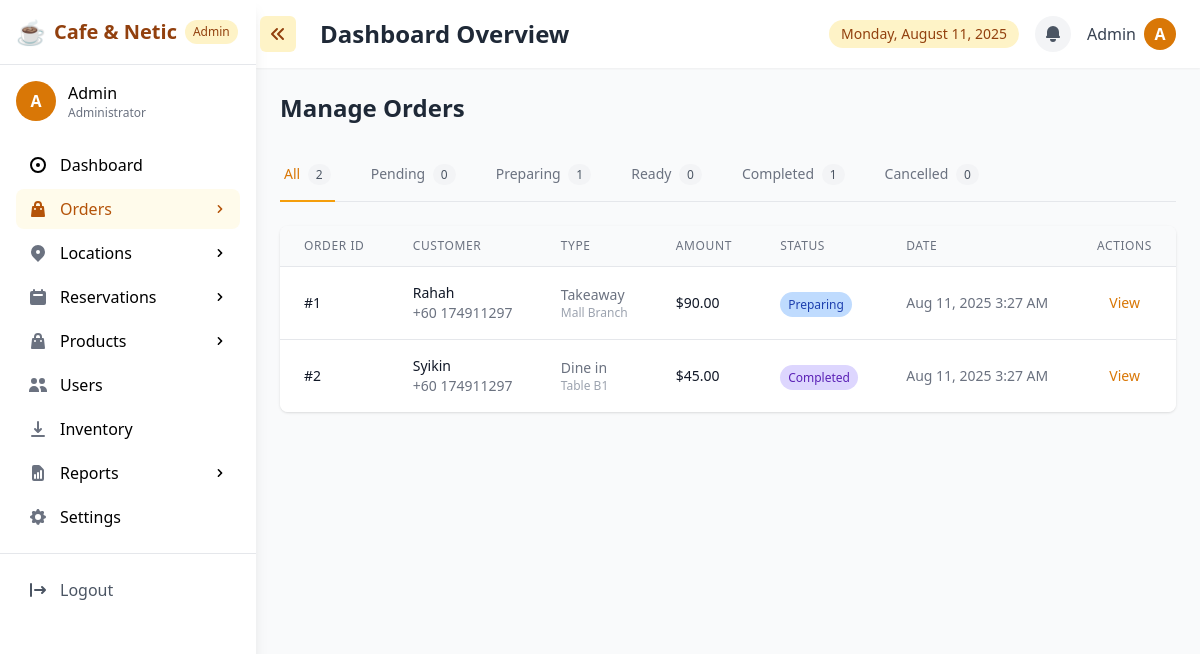
Page /admin/admin_orders.php (signed in) on the committed database.
### tables this page shows
CREATE TABLE `orders` (
  `order_id` int(11) NOT NULL,
  `customer_name` varchar(100) NOT NULL,
  `phone` varchar(20) NOT NULL,
  `email` varchar(100) DEFAULT NULL,
  `order_type` enum('dine_in','takeaway','delivery') NOT NULL,
  `table_number` varchar(11) DEFAULT NULL,
  `pickup_location_id` int(11) DEFAULT NULL,
  `delivery_address` text DEFAULT NULL,
  `delivery_time` varchar(50) DEFAULT NULL,
  `payment_method` enum('credit_card','cash','ewallet') NOT NULL DEFAULT 'cash',
  `total_amount` decimal(10,2) NOT NULL,
  `special_instructions` text DEFAULT NULL,
  `status` enum('pending','preparing','ready','completed','cancelled') DEFAULT 'pending',
  `created_at` timestamp NOT NULL DEFAULT current_timestamp()
);

CREATE TABLE `restaurant_locations` (
  `location_id` int(11) NOT NULL,
  `name` varchar(100) NOT NULL,
  `address` text NOT NULL,
  `description` text NOT NULL,
  `city` varchar(50) NOT NULL,
  `phone` varchar(20) DEFAULT NULL,
  `opening_time` time DEFAULT NULL,
  `closing_time` time DEFAULT NULL,
  `is_active` tinyint(1) DEFAULT 1,
  `rating` decimal(10,1) NOT NULL,
  `reviews` int(11) NOT NULL
);

### admin/admin_orders.php (the view, shortened to what this page needs)
<?php
require '../includes/config.php';
$status_filter = isset($_GET['status']) ? $_GET['status'] : 'all';
$sql = "SELECT o.*, l.name as location_name
        FROM orders o
        LEFT JOIN restaurant_locations l ON o.pickup_location_id = l.location_id";
$sql .= " ORDER BY o.created_at DESC";
try {
    $stmt = $conn->prepare($sql);
    $stmt->execute();
    $orders = $stmt->fetchAll(PDO::FETCH_ASSOC);
} catch (PDOException $e) {
    $error = "Failed to fetch orders: " . $e->getMessage();
}
try {
    $status_counts_stmt = $conn->query("
        SELECT
            status,
            COUNT(*) as count
        FROM orders
        GROUP BY status
    ");
    $status_counts = $status_counts_stmt->fetchAll(PDO::FETCH_ASSOC);
    $counts = [
        'all' => 0,
        'pending' => 0,
        'preparing' => 0,
        'ready' => 0,
        'completed' => 0,
        'cancelled' => 0
    ];
    foreach ($status_counts as $sc) {
        $counts[$sc['status']] = $sc['count'];
        $counts['all'] += $sc['count'];
    }
} catch (PDOException $e) {
    $error = "Failed to fetch order counts: " . $e->getMessage();
}
?>
<!DOCTYPE html>
<html lang="en">
<head>
    <script src="https://cdn.tailwindcss.com"></script>
</head>
<body class="font-inter bg-gray-50">
    <div class="flex h-screen overflow-hidden">
        <?php include '../includes/admin_sidebar.php'; ?>
        <div class="flex-1 overflow-auto">
            <?php include '../includes/admin_topnav.php'; ?>
            <main class="p-6">
                <div class="flex justify-between items-center mb-6">
                    <h1 class="text-2xl font-bold text-gray-800">Manage Orders</h1>
                </div>
                <div class="mb-6 border-b border-gray-200">
                    <nav class="-mb-px flex space-x-8">
                        <a href="admin_orders.php"
                           class="<?= $status_filter === 'all' ? 'border-amber-500 text-amber-600' : 'border-transparent text-gray-500 hover:text-gray-700 hover:border-gray-300' ?> whitespace-nowrap py-4 px-1 border-b-2 font-medium text-sm">
                            All
                            <span class="bg-gray-100 text-gray-600 ml-1 py-0.5 px-2 rounded-full text-xs">
                                <?= $counts['all'] ?>
                            </span>
                        </a>
                        <a href="admin_orders.php?status=pending"
                           class="<?= $status_filter === 'pending' ? 'border-amber-500 text-amber-600' : 'border-transparent text-gray-500 hover:text-gray-700 hover:border-gray-300' ?> whitespace-nowrap py-4 px-1 border-b-2 font-medium text-sm">
                            Pending
                            <span class="bg-gray-100 text-gray-600 ml-1 py-0.5 px-2 rounded-full text-xs">
                                <?= $counts['pending'] ?>
                            </span>
                        </a>
                        <a href="admin_orders.php?status=preparing"
                           class="<?= $status_filter === 'preparing' ? 'border-amber-500 text-amber-600' : 'border-transparent text-gray-500 hover:text-gray-700 hover:border-gray-300' ?> whitespace-nowrap py-4 px-1 border-b-2 font-medium text-sm">
                            Preparing
                            <span class="bg-gray-100 text-gray-600 ml-1 py-0.5 px-2 rounded-full text-xs">
                                <?= $counts['preparing'] ?>
                            </span>
                        </a>
                        <a href="admin_orders.php?status=ready"
                           class="<?= $status_filter === 'ready' ? 'border-amber-500 text-amber-600' : 'border-transparent text-gray-500 hover:text-gray-700 hover:border-gray-300' ?> whitespace-nowrap py-4 px-1 border-b-2 font-medium text-sm">
                            Ready
                            <span class="bg-gray-100 text-gray-600 ml-1 py-0.5 px-2 rounded-full text-xs">
                                <?= $counts['ready'] ?>
                            </span>
                        </a>
                        <a href="admin_orders.php?status=completed"
                           class="<?= $status_filter === 'completed' ? 'border-amber-500 text-amber-600' : 'border-transparent text-gray-500 hover:text-gray-700 hover:border-gray-300' ?> whitespace-nowrap py-4 px-1 border-b-2 font-medium text-sm">
                            Completed
                            <span class="bg-gray-100 text-gray-600 ml-1 py-0.5 px-2 rounded-full text-xs">
                                <?= $counts['completed'] ?>
                            </span>
                        </a>
                        <a href="admin_orders.php?status=cancelled"
                           class="<?= $status_filter === 'cancelled' ? 'border-amber-500 text-amber-600' : 'border-transparent text-gray-500 hover:text-gray-700 hover:border-gray-300' ?> whitespace-nowrap py-4 px-1 border-b-2 font-medium text-sm">
                            Cancelled
                            <span class="bg-gray-100 text-gray-600 ml-1 py-0.5 px-2 rounded-full text-xs">
                                <?= $counts['cancelled'] ?>
                            </span>
                        </a>
                    </nav>
                </div>
                <div class="bg-white shadow rounded-lg overflow-hidden">
                    <div class="overflow-x-auto">
                        <table class="min-w-full divide-y divide-gray-200">
                            <thead class="bg-gray-50">
                                <tr>
                                    <th scope="col" class="px-6 py-3 text-left text-xs font-medium text-gray-500 uppercase tracking-wider">Order ID</th>
                                    <th scope="col" class="px-6 py-3 text-left text-xs font-medium text-gray-500 uppercase tracking-wider">Customer</th>
                                    <th scope="col" class="px-6 py-3 text-left text-xs font-medium text-gray-500 uppercase tracking-wider">Type</th>
                                    <th scope="col" class="px-6 py-3 text-left text-xs font-medium text-gray-500 uppercase tracking-wider">Amount</th>
                                    <th scope="col" class="px-6 py-3 text-left text-xs font-medium text-gray-500 uppercase tracking-wider">Status</th>
                                    <th scope="col" class="px-6 py-3 text-left text-xs font-medium text-gray-500 uppercase tracking-wider">Date</th>
                                    <th scope="col" class="px-6 py-3 text-right text-xs font-medium text-gray-500 uppercase tracking-wider">Actions</th>
                                </tr>
                            </thead>
                            <tbody class="bg-white divide-y divide-gray-200">
                                <?php if (empty($orders)): ?>
                                    <tr>
                                        <td colspan="7" class="px-6 py-4 text-center text-sm text-gray-500">No orders found</td>
                                    </tr>
                                <?php else: ?>
                                    <?php foreach ($orders as $order): ?>
                                    <tr class="hover:bg-gray-50">
                                        <td class="px-6 py-4 whitespace-nowrap text-sm font-medium text-gray-900">#<?= $order['order_id'] ?></td>
                                        <td class="px-6 py-4 whitespace-nowrap">
                                            <div class="text-sm text-gray-900"><?= htmlspecialchars($order['customer_name']) ?></div>
                                            <div class="text-sm text-gray-500"><?= htmlspecialchars($order['phone']) ?></div>
                                        </td>
                                        <td class="px-6 py-4 whitespace-nowrap text-sm text-gray-500">
                                            <?= ucfirst(str_replace('_', ' ', $order['order_type'])) ?>
                                            <?php if ($order['order_type'] === 'dine_in' && !empty($order['table_number'])): ?>
                                                <div class="text-xs text-gray-400">Table <?= $order['table_number'] ?></div>
                                            <?php elseif ($order['order_type'] === 'takeaway' && !empty($order['location_name'])): ?>
                                                <div class="text-xs text-gray-400"><?= $order['location_name'] ?></div>
                                            <?php endif; ?>
                                        </td>
                                        <td class="px-6 py-4 whitespace-nowrap text-sm text-gray-900">
                                            $<?= number_format($order['total_amount'], 2) ?>
                                        </td>
                                        <td class="px-6 py-4 whitespace-nowrap">
                                            <span class="px-2 py-1 text-xs rounded-full order-status-<?= $order['status'] ?>">
                                                <?= ucfirst($order['status']) ?>
                                            </span>
                                        </td>
                                        <td class="px-6 py-4 whitespace-nowrap text-sm text-gray-500">
                                            <?= date('M j, Y g:i A', strtotime($order['created_at'])) ?>
                                        </td>
                                        <td class="px-6 py-4 whitespace-nowrap text-right text-sm font-medium">
                                            <a href="admin_order_details.php?id=<?= $order['order_id'] ?>" class="text-amber-600 hover:text-amber-900 mr-3">View</a>
                                        </td>
                                    </tr>
                                    <?php endforeach; ?>
                                <?php endif; ?>
                            </tbody>
                        </table>
                    </div>
                </div>
            </main>
        </div>
    </div>
</body>
</html>

### admin/admin_orders.php (style rules this page uses)
.order-status-preparing { background-color: #bfdbfe; color: #1e40af; }
.order-status-completed { background-color: #ddd6fe; color: #5b21b6; }

### rows in the picture
orders: pickup_location "2", order_id "1", customer_name "Rahah", phone "+60 174911297", order_type "Takeaway", pickup_location.name "Mall Branch", total_amount "90.00", status "Preparing", created_at "Aug 11, 2025 3:27 AM"
orders: order_id "2", customer_name "Syikin", phone "+60 174911297", order_type "Dine in", table_number "B1", total_amount "45.00", status "Completed", created_at "Aug 11, 2025 3:27 AM"

### other values in the picture
substr($_SESSION['first_name'] ?? 'A', 0, 1) "A"
$_SESSION['first_name'] "Admin"
$counts['pending'] "0"
$counts['ready'] "0"
$counts['cancelled'] "0"
